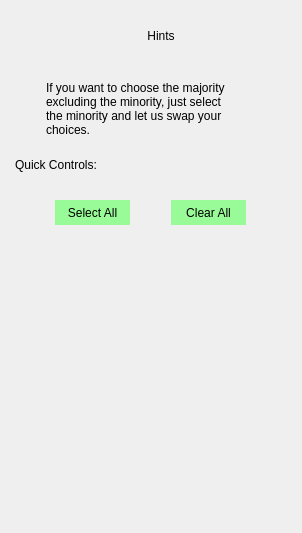
        <widget class="QWidget" name="page_quick_actions">
         <layout class="QVBoxLayout" name="verticalLayout_21">
          <item>
           <widget class="QWidget" name="widget_right_menu_expand_table_container_4" native="true">
            <property name="styleSheet">
             <string notr="true">QPushButton {
	background-color: transparent;
	border: none;
}

QPushButton::hover {
	border: 1px solid #44fda2;
}

QPushButton::pressed {
	border: 1px solid #808080;
}</string>
            </property>
            <layout class="QHBoxLayout" name="horizontalLayout_40">
             <property name="topMargin">
              <number>0</number>
             </property>
             <property name="bottomMargin">
              <number>0</number>
             </property>
             <item>
              <widget class="QLabel" name="lbl_right_menu_hints_header_icon">
               <property name="minimumSize">
                <size>
                 <width>50</width>
                 <height>50</height>
                </size>
               </property>
               <property name="maximumSize">
                <size>
                 <width>50</width>
                 <height>50</height>
                </size>
               </property>
               <property name="text">
                <string/>
               </property>
               <property name="pixmap">
                <pixmap resource="../icons_source.qrc">:/newSource/icons/hint_icon.png</pixmap>
               </property>
               <property name="scaledContents">
                <bool>true</bool>
               </property>
              </widget>
             </item>
             <item>
              <widget class="QLabel" name="lbl_right_menu_hints_header">
               <property name="minimumSize">
                <size>
                 <width>150</width>
                 <height>50</height>
                </size>
               </property>
               <property name="maximumSize">
                <size>
                 <width>16777215</width>
                 <height>50</height>
                </size>
               </property>
               <property name="text">
                <string>Hints</string>
               </property>
               <property name="alignment">
                <set>Qt::AlignCenter</set>
               </property>
              </widget>
             </item>
             <item>
              <widget class="QPushButton" name="btn_right_menu_close_hints">
               <property name="minimumSize">
                <size>
                 <width>30</width>
                 <height>30</height>
                </size>
               </property>
               <property name="maximumSize">
                <size>
                 <width>30</width>
                 <height>30</height>
                </size>
               </property>
               <property name="cursor">
                <cursorShape>PointingHandCursor</cursorShape>
               </property>
               <property name="toolTip">
                <string>Close</string>
               </property>
               <property name="text">
                <string/>
               </property>
               <property name="icon">
                <iconset resource="../icons_source.qrc">
                 <normaloff>:/newSource/icons/close_2.png</normaloff>:/newSource/icons/close_2.png</iconset>
               </property>
               <property name="iconSize">
                <size>
                 <width>20</width>
                 <height>20</height>
                </size>
               </property>
              </widget>
             </item>
            </layout>
           </widget>
          </item>
          <item>
           <spacer name="verticalSpacer_right_menu_fixed_4">
            <property name="orientation">
             <enum>Qt::Vertical</enum>
            </property>
            <property name="sizeType">
             <enum>QSizePolicy::Fixed</enum>
            </property>
            <property name="sizeHint" stdset="0">
             <size>
              <width>20</width>
              <height>13</height>
             </size>
            </property>
           </spacer>
          </item>
          <item>
           <widget class="QWidget" name="widget_page_hint_hint_1_container" native="true">
            <property name="minimumSize">
             <size>
              <width>280</width>
              <height>58</height>
             </size>
            </property>
            <property name="maximumSize">
             <size>
              <width>16777215</width>
              <height>100</height>
             </size>
            </property>
            <property name="styleSheet">
             <string notr="true">QPushButton {
	background-color: transparent;
	border: none;
}

QPushButton::hover {
	border: 1px solid #44fda2;
}

QPushButton::pressed {
	border: 1px solid #808080;
}</string>
            </property>
            <layout class="QHBoxLayout" name="horizontalLayout_41">
             <property name="leftMargin">
              <number>4</number>
             </property>
             <property name="topMargin">
              <number>0</number>
             </property>
             <property name="rightMargin">
              <number>9</number>
             </property>
             <property name="bottomMargin">
              <number>0</number>
             </property>
             <item>
              <widget class="QLabel" name="lbl_page_hint_hint_1_icon">
               <property name="minimumSize">
                <size>
                 <width>25</width>
                 <height>25</height>
                </size>
               </property>
               <property name="maximumSize">
                <size>
                 <width>25</width>
                 <height>25</height>
                </size>
               </property>
               <property name="text">
                <string/>
               </property>
               <property name="pixmap">
                <pixmap resource="../icons_source.qrc">:/newSource/icons/hint_icon.png</pixmap>
               </property>
               <property name="scaledContents">
                <bool>true</bool>
               </property>
              </widget>
             </item>
             <item>
              <widget class="QLabel" name="lbl_page_hint_hint_1">
               <property name="minimumSize">
                <size>
                 <width>180</width>
                 <height>16</height>
                </size>
               </property>
               <property name="maximumSize">
                <size>
                 <width>16777215</width>
                 <height>16777215</height>
                </size>
               </property>
               <property name="text">
                <string>If you want to choose the majority excluding the minority, just select the minority and let us swap your choices.</string>
               </property>
               <property name="scaledContents">
                <bool>false</bool>
               </property>
               <property name="wordWrap">
                <bool>true</bool>
               </property>
              </widget>
             </item>
             <item>
              <widget class="QPushButton" name="btn_hints_swap_choices">
               <property name="minimumSize">
                <size>
                 <width>50</width>
                 <height>50</height>
                </size>
               </property>
               <property name="maximumSize">
                <size>
                 <width>50</width>
                 <height>50</height>
                </size>
               </property>
               <property name="cursor">
                <cursorShape>PointingHandCursor</cursorShape>
               </property>
               <property name="toolTip">
                <string>Swap choices</string>
               </property>
               <property name="text">
                <string/>
               </property>
               <property name="icon">
                <iconset resource="../icons_source.qrc">
                 <normaloff>:/newSource/icons/swap.png</normaloff>:/newSource/icons/swap.png</iconset>
               </property>
               <property name="iconSize">
                <size>
                 <width>42</width>
                 <height>42</height>
                </size>
               </property>
              </widget>
             </item>
            </layout>
           </widget>
          </item>
          <item>
           <spacer name="verticalSpacer_9">
            <property name="orientation">
             <enum>Qt::Vertical</enum>
            </property>
            <property name="sizeType">
             <enum>QSizePolicy::Fixed</enum>
            </property>
            <property name="sizeHint" stdset="0">
             <size>
              <width>20</width>
              <height>10</height>
             </size>
            </property>
           </spacer>
          </item>
          <item>
           <widget class="QLabel" name="lbl_page_hint_quick_controls">
            <property name="minimumSize">
             <size>
              <width>280</width>
              <height>21</height>
             </size>
            </property>
            <property name="maximumSize">
             <size>
              <width>16777215</width>
              <height>21</height>
             </size>
            </property>
            <property name="text">
             <string>Quick Controls:</string>
            </property>
            <property name="scaledContents">
             <bool>false</bool>
            </property>
            <property name="wordWrap">
             <bool>true</bool>
            </property>
            <property name="indent">
             <number>4</number>
            </property>
           </widget>
          </item>
          <item>
           <spacer name="verticalSpacer_8">
            <property name="orientation">
             <enum>Qt::Vertical</enum>
            </property>
            <property name="sizeType">
             <enum>QSizePolicy::Fixed</enum>
            </property>
            <property name="sizeHint" stdset="0">
             <size>
              <width>20</width>
              <height>10</height>
             </size>
            </property>
           </spacer>
          </item>
          <item>
           <widget class="QWidget" name="widget_hints_quick_control_button_container" native="true">
            <property name="minimumSize">
             <size>
              <width>280</width>
              <height>44</height>
             </size>
            </property>
            <property name="maximumSize">
             <size>
              <width>16777215</width>
              <height>44</height>
             </size>
            </property>
            <property name="styleSheet">
             <string notr="true">QPushButton {
	background-color: #98FB98;
	border: none;
}

QPushButton::hover {
	border: 1px solid #44fda2;
}

QPushButton::pressed {
	background-color: #5CBF5C;
	border: 1px solid #808080;
}</string>
            </property>
            <layout class="QHBoxLayout" name="horizontalLayout_39">
             <item>
              <widget class="QPushButton" name="btn_hints_select_all">
               <property name="minimumSize">
                <size>
                 <width>75</width>
                 <height>25</height>
                </size>
               </property>
               <property name="maximumSize">
                <size>
                 <width>75</width>
                 <height>25</height>
                </size>
               </property>
               <property name="cursor">
                <cursorShape>PointingHandCursor</cursorShape>
               </property>
               <property name="text">
                <string>Select All</string>
               </property>
               <property name="icon">
                <iconset resource="../icons_source.qrc">
                 <normaloff>:/newSource/icons/select_1.png</normaloff>:/newSource/icons/select_1.png</iconset>
               </property>
              </widget>
             </item>
             <item>
              <widget class="QPushButton" name="btn_hints_clear_all">
               <property name="minimumSize">
                <size>
                 <width>75</width>
                 <height>25</height>
                </size>
               </property>
               <property name="maximumSize">
                <size>
                 <width>75</width>
                 <height>25</height>
                </size>
               </property>
               <property name="cursor">
                <cursorShape>PointingHandCursor</cursorShape>
               </property>
               <property name="text">
                <string>Clear All</string>
               </property>
               <property name="icon">
                <iconset resource="../icons_source.qrc">
                 <normaloff>:/newSource/icons/cross_mark_3.png</normaloff>:/newSource/icons/cross_mark_3.png</iconset>
               </property>
              </widget>
             </item>
            </layout>
           </widget>
          </item>
          <item>
           <spacer name="verticalSpacer_7">
            <property name="orientation">
             <enum>Qt::Vertical</enum>
            </property>
            <property name="sizeHint" stdset="0">
             <size>
              <width>20</width>
              <height>287</height>
             </size>
            </property>
           </spacer>
          </item>
         </layout>
        </widget>
